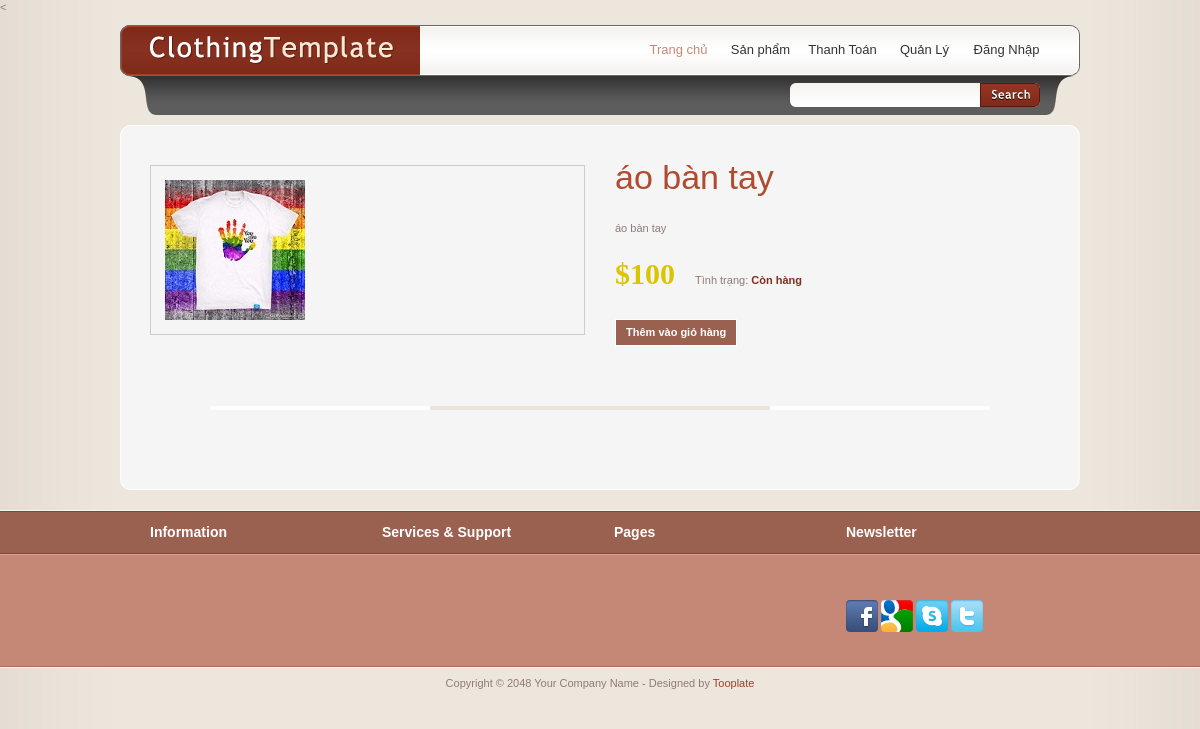
Screenshot of /exBaiTapWeb/index.php/welcome/productdetail?id=bantay with the database file from the repository.
### tables this page shows
CREATE TABLE `hang` (
  `mahang` varchar(200) NOT NULL,
  `tenhang` varchar(200) NOT NULL,
  `mota` text NOT NULL,
  `hinh` varchar(200) DEFAULT NULL,
  `gia` int(11) DEFAULT NULL,
  `maloai` varchar(200) DEFAULT NULL,
  `manxb` varchar(200) DEFAULT NULL
);

### exBaiTapWeb/application/controllers/Welcome.php (called while the page is built, shortened)
<?php
class Welcome extends CI_Controller
{
    public function __construct()
    {
        $this->load->model('User_model');
        $this->load->model('Product_model');
        $this->load->model('Bill_model');
    }
    public function productDetail($product = '')
    {
        if (empty($product))
        {
            if (!empty($_GET))
            {
                $id = $_GET['id'];
                $product = $this->Product_model->searchProduct($id);
                $data = array(
                    'product' => $product[0]
                );
                $this->load->view('productdetail', $data);
            } else
            {
                $this->load->view('productdetail', array
                (
                    'mess' => 'không sản phẩm được chọn',
                    'product' => '0'
                ));
            }
        } else
        {
            $this->load->view('productdetail', $product);
        }
    }
}

### exBaiTapWeb/index.php (called while the page is built, shortened)
<?php
require_once BASEPATH.'core/CodeIgniter.php';

### exBaiTapWeb/application/models/Product_model.php (called while the page is built, shortened)
<?php
class Product_model extends CI_Model
{
    public function searchProduct($id)
    {
        $this->db->where('mahang',$id);
        return $this->db->get('hang')->result_array();
    }
}

### exBaiTapWeb/application/views/productdetail.php (the view, shortened to what this page needs)
<!DOCTYPE html PUBLIC "-//W3C//DTD XHTML 1.0 Transitional//EN" "http://www.w3.org/TR/xhtml1/DTD/xhtml1-transitional.dtd">
<html xmlns="http://www.w3.org/1999/xhtml">
<head>
    <link href="<?php
    echo LAYOUT_URL
    ?>tooplate_style.css" rel="stylesheet" type="text/css"/>
    <link rel="stylesheet" type="text/css" href="<?php
    echo LAYOUT_URL
    ?>css/ddsmoothmenu.css"/>
    <link rel="stylesheet" type="text/css" media="all" href="<?php
    echo LAYOUT_URL
    ?>css/jquery.dualSlider.0.2.css"/>
    <link rel="stylesheet" href="<?php
    echo LAYOUT_URL
    ?>css/slimbox2.css" type="text/css" media="screen"/>
</head>
<body>
<div id="tooplate_wrapper">
    <div id="tooplate_header">
        <div id="header_top">
            <div id="site_title"><a href="index">Clothing Template</a></div>
            <div id="tooplate_menu" class="ddsmoothmenu">
                <ul>
                    <li><a href="index" class="selected">Trang chủ</a></li>
                    <li><a href="allProduct">Sản phẩm</a>
                    </li>
                    <li><a href="viewCart">Thanh Toán</a></li>
                    <li><a href="manageProducts">Quản Lý</a></li>
                    <?php
                    if (isset($_SESSION['user']))
                    {
                        echo "<li><a href='# class='last'>Hello {$_SESSION['user'][0]['tenkh']}</a></li>";
                        echo "<li><a href='logout' class='last'>Đăng Xuất
                </a></li>";
                    } else
                    {
                        echo '<li><a href="login" class="last">Đăng Nhập</a></li>';
                    }
                    ?>
                </ul>
                <br style="clear: left"/>
            </div>
        </div>
        <div id="header_bottom">
            <div id="tooplate_search">
                <form action="search" method="get">
                    <input type="text" id="keyword" title="keyword" onfocus="clearText(this)"
                           onblur="clearText(this)" class="txt_field" name="id"/>
                    <input type="submit" name="Search" value=" " alt="Search" id="searchbutton" title="search"
                           class="sub_btn"/>
                </form>
            </div>
        </div>
    </div>
    <div id="tooplate_main"><span class="main_border main_border_t"></span><span class="main_border main_border_b"></span>
    	<div class="product">
        	<div class="col col_2 product_preview">
	            <a rel="lightbox" href="<?php
echo LAYOUT_URL.$product['hinh'];
?>"><img src="<?php
echo LAYOUT_URL.$product['hinh'];
?>" class="left" alt="image" /></a>
            </div>
            <div class="col col_2 product_detail">
            	<h1><?php echo $product['tenhang']; ?></h1>
                <p><?php echo $product['mota']; ?></p>
                <div class="clear h20"></div>
              <p class="price">$<?php echo $product['gia'] ?><span>Tình trạng: <strong>Còn hàng</strong></span></p>
                <div class="clear h20"></div>
              <a href="addCart?id=<?php echo $product['mahang']; ?>" class="button left">Thêm vào giỏ hàng</a>
			</div>
		</div>
        <hr />
    </div>
</div>
<div id="tooplate_bottom_wrapper">
    <div id="tooplate_bottom">
        <div class="col col_4">
            <h4>Information</h4>
        </div>
        <div class="col col_4">
            <h4>Services &amp; Support</h4>
        </div>
        <div class="col col_4 twitter">
            <h4>Pages</h4>
        </div>
        <div class="col col_4">
            <h4>Newsletter</h4>
            <div class="clear h30"></div>
            <a href="#"><img src="<?php echo LAYOUT_URL;?>images/facebook.png" alt="Facebook"/></a>
            <a href="#"><img src="<?php echo LAYOUT_URL;?>images/google.png" alt="Google"/></a>
            <a href="#"><img src="<?php echo LAYOUT_URL;?>images/skype.png" alt="Skype"/></a>
            <a href="#"><img src="<?php echo LAYOUT_URL;?>images/twitter2.png" alt="Twitter"/></a>
        </div>
    </div>
</div>
<div id="tooplate_footer_wrapper">
    <div id="tooplate_footer">
        Copyright © 2048 Your Company Name
        - Designed by <a href="http://www.tooplate.com">Tooplate</a>
    </div>
</div>
</body>
</html>

### exBaiTapWeb/tooplate_style.css (style rules this page uses)
body { margin: 0; padding: 0; color: #8f7b76; font-family: Verdana, Arial, Helvetica, sans-serif; font-size: 11px; line-height: 1.4em; background-color: #d5ccbd; background-image: url(images/tooplate_body.jpg); background-repeat: repeat-y; background-position: center; }
h1, h2, h3, h4, h5, h6 { color:#b04b2f; font-weight:400; padding: 0; margin: 0 0 10px 0; }
h1 { font-size:34px; margin-bottom: 35px }
h4 { font-size:18px }
.left { float:left }
.clear { clear: both }
.h20 { height: 20px }
.h30 { height: 30px }
img { margin: 0; padding: 0; border: 0 }
p { margin: 0 0 10px 0; padding: 0 }
hr { clear: both; margin-bottom: 40px; padding-top: 28px; border: none; background: url(images/tooplate_hr.png) center bottom no-repeat }
input { margin-bottom: 10px }
a:link, a:visited { color:#9b412d; text-decoration: none }
a.button { display: inline-block; padding: 5px 10px; background: #9b6150; border: 1px solid #fff; color: #fff; font-weight: 700 }
a.button, a.more { text-decoration: none }
#tooplate_wrapper { width: 960px; margin: 0 auto; padding: 10px; }
#tooplate_header { height: 90px; margin-bottom: 20px; background: url(images/tooplate_header.png) no-repeat }
#header_top { padding: 10px 30px; height: 30px; }
#header_bottom { padding: 8px 40px; height: 24px; line-height: 24px; color: #ccc }
#tooplate_main { padding: 30px 15px; position: relative; margin-bottom: 20px; background: url(images/tooplate_main_m.png) repeat-y }
#tooplate_main .main_border { position: absolute; left: 0; width: 960px; height: 10px; }
#tooplate_main .main_border_t { top: -10px; background: url(images/tooplate_main_t.png) }
#tooplate_main .main_border_b { bottom: -10px; background: url(images/tooplate_main_b.png) }
#tooplate_bottom_wrapper { width: 100%; background: #c58877 url(images/tooplate_bottom.png) repeat-x top }
#tooplate_bottom { width: 930px; margin: 0 auto; padding: 10px 15px 0; color: #ece6dd }
#tooplate_footer_wrapper { width: 100%; background: url(images/tooplate_footer.png) repeat-x top }
#tooplate_footer { width: 930px; margin: 0 auto; padding: 10px 15px 10px; text-align: center; }
.col { float: left; margin: 0 15px 30px 15px; }
.col_2 { width: 435px }
.col_4 { width: 202px; }
#site_title { float: left; }
#site_title a { display: block; font-size: 12px; font-family: Georgia, "Times New Roman", Times, serif; width: 250px; height: 30px; color: #acacac; text-indent: -10000px; background: url(images/tooplate_logo.png) no-repeat center left }
#tooplate_menu { float: right }
#tooplate_search { float: right; width: 250px; height: 24px; background: url(images/tooplate_search.png) }
#tooplate_search form { margin: 0; padding: 0; }
#tooplate_search .txt_field { float: left; display: block; height: 24px; width: 180px; padding: 0 5px; margin: 0; color: #ccc; font-size: 12px; font-variant: normal; border: none; background: none; }
#tooplate_search .sub_btn { float: right; display: block; height: 24px; width: 60px; cursor: pointer; border: none; background: none; }
.product h1, .product h2 { margin-left: 20px; }
.product .price { font-size: 30px; color: #dbc400; font-weight: 700; font-family: "MS Serif", "New York", serif; }
.product .price span { font-family: Verdana, Geneva, sans-serif; display: inline-block; margin-left: 20px; font-size: 11px; font-weight: 400; color: #8f7b76 }
.product .price strong { color: #842c1b }
#tooplate_main .product .product_detail h1 { margin: 0 0 30px 0; padding: 5px 0 }
#tooplate_main .product .product_preview { width: 405px; padding: 14px; border: 1px solid #ccc }
#tooplate_bottom h4 { font-size: 14px; color: #fff; font-weight: 700; padding: 5px 0 20px; }
#tooplate_bottom a { color: #fff }

### exBaiTapWeb/css/ddsmoothmenu.css (style rules this page uses)
.ddsmoothmenu ul { margin: 0; padding: 0; list-style-type: none; }
.ddsmoothmenu ul li { position: relative; display: inline; float: left; }
.ddsmoothmenu ul li a { display: block; height: 30px; width: 77px; margin-right: 5px; line-height: 30px; font-size: 13px; color: #333; text-align: center; text-decoration: none; font-weight: 400; outline: none; background:url(../images/templatemo_menu_divider.png) center right no-repeat }
.ddsmoothmenu ul li a.last { background: none }
.ddsmoothmenu ul li a.selected, .ddsmoothmenu ul li a:hover { color: #c58877; }

### rows the page displays
hang: hinh (picture), tenhang "áo bàn tay", mota "áo bàn tay", gia "100"
